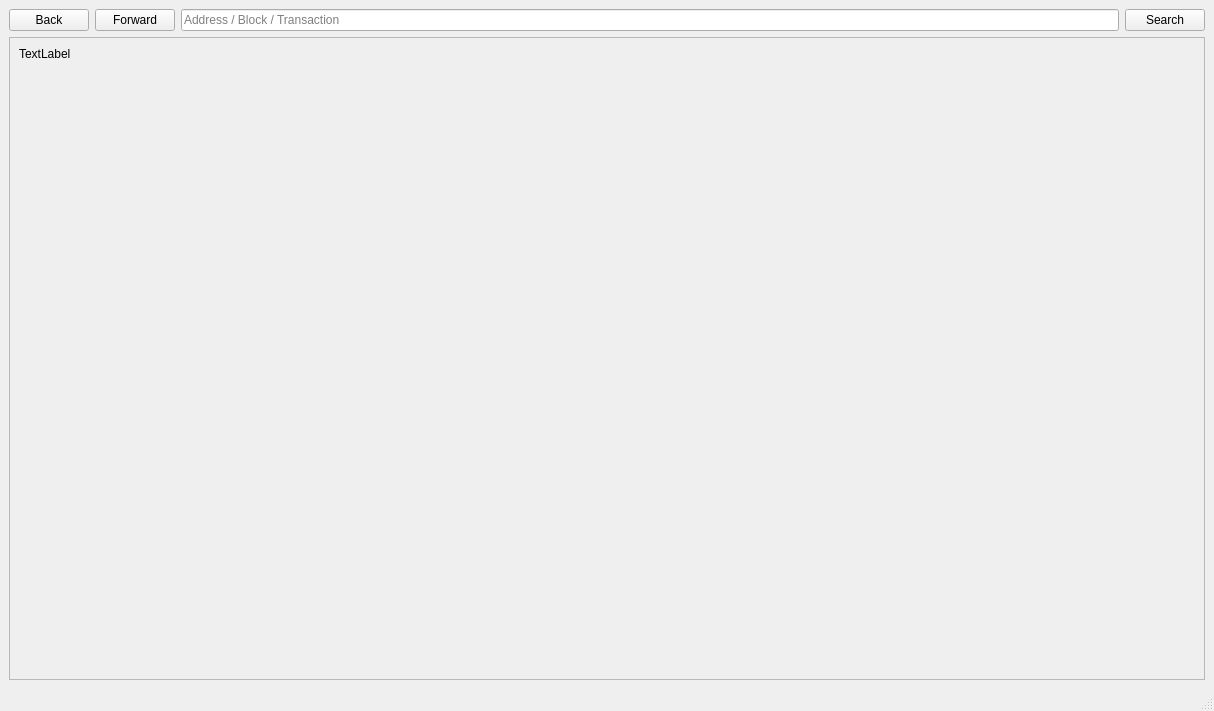
<?xml version="1.0" encoding="UTF-8"?>
<ui version="4.0">
 <class>BlockExplorer</class>
 <widget class="QMainWindow" name="BlockExplorer">
  <property name="geometry">
   <rect>
    <x>0</x>
    <y>0</y>
    <width>1214</width>
    <height>711</height>
   </rect>
  </property>
  <property name="windowTitle">
   <string>Blockchain Explorer</string>
  </property>
  <property name="styleSheet">
   <string notr="true"/>
  </property>
  <widget class="QWidget" name="centralwidget">
   <property name="styleSheet">
    <string notr="true"/>
   </property>
   <layout class="QVBoxLayout" name="verticalLayout">
    <item>
     <layout class="QHBoxLayout" name="horizontalLayout">
      <property name="sizeConstraint">
       <enum>QLayout::SetMinimumSize</enum>
      </property>
      <item>
       <widget class="QPushButton" name="back">
        <property name="text">
         <string>Back</string>
        </property>
        <property name="icon">
         <iconset>
          <normaloff>:/icons/back</normaloff>:/icons/back</iconset>
        </property>
        <property name="flat">
         <bool>false</bool>
        </property>
       </widget>
      </item>
      <item>
       <widget class="QPushButton" name="forward">
        <property name="text">
         <string>Forward</string>
        </property>
        <property name="icon">
         <iconset>
          <normaloff>:/icons/forward</normaloff>:/icons/forward</iconset>
        </property>
       </widget>
      </item>
      <item>
       <widget class="QLineEdit" name="searchBox">
        <property name="sizePolicy">
         <sizepolicy hsizetype="Expanding" vsizetype="Fixed">
          <horstretch>5</horstretch>
          <verstretch>0</verstretch>
         </sizepolicy>
        </property>
        <property name="minimumSize">
         <size>
          <width>0</width>
          <height>0</height>
         </size>
        </property>
        <property name="inputMask">
         <string/>
        </property>
        <property name="text">
         <string/>
        </property>
        <property name="placeholderText">
         <string>Address / Block / Transaction</string>
        </property>
       </widget>
      </item>
      <item>
       <widget class="QPushButton" name="pushSearch">
        <property name="sizePolicy">
         <sizepolicy hsizetype="Minimum" vsizetype="Fixed">
          <horstretch>0</horstretch>
          <verstretch>0</verstretch>
         </sizepolicy>
        </property>
        <property name="minimumSize">
         <size>
          <width>0</width>
          <height>0</height>
         </size>
        </property>
        <property name="maximumSize">
         <size>
          <width>16777215</width>
          <height>16777215</height>
         </size>
        </property>
        <property name="text">
         <string>Search</string>
        </property>
        <property name="autoDefault">
         <bool>false</bool>
        </property>
        <property name="default">
         <bool>false</bool>
        </property>
        <property name="flat">
         <bool>false</bool>
        </property>
       </widget>
      </item>
     </layout>
    </item>
    <item>
     <widget class="QScrollArea" name="scrollArea">
      <property name="widgetResizable">
       <bool>true</bool>
      </property>
      <widget class="QWidget" name="scrollAreaWidgetContents">
       <property name="geometry">
        <rect>
         <x>0</x>
         <y>0</y>
         <width>1194</width>
         <height>607</height>
        </rect>
       </property>
       <layout class="QHBoxLayout" name="horizontalLayout_2">
        <item>
         <widget class="QLabel" name="content">
          <property name="sizePolicy">
           <sizepolicy hsizetype="Preferred" vsizetype="Expanding">
            <horstretch>0</horstretch>
            <verstretch>0</verstretch>
           </sizepolicy>
          </property>
          <property name="styleSheet">
           <string notr="true">background-color: transparent</string>
          </property>
          <property name="text">
           <string>TextLabel</string>
          </property>
          <property name="textFormat">
           <enum>Qt::RichText</enum>
          </property>
          <property name="alignment">
           <set>Qt::AlignLeading|Qt::AlignLeft|Qt::AlignTop</set>
          </property>
          <property name="textInteractionFlags">
           <set>Qt::LinksAccessibleByMouse|Qt::TextSelectableByMouse</set>
          </property>
         </widget>
        </item>
       </layout>
      </widget>
     </widget>
    </item>
   </layout>
  </widget>
  <widget class="QMenuBar" name="menubar">
   <property name="geometry">
    <rect>
     <x>0</x>
     <y>0</y>
     <width>1214</width>
     <height>27</height>
    </rect>
   </property>
  </widget>
  <widget class="QStatusBar" name="statusbar"/>
 </widget>
 <resources/>
 <connections/>
</ui>
